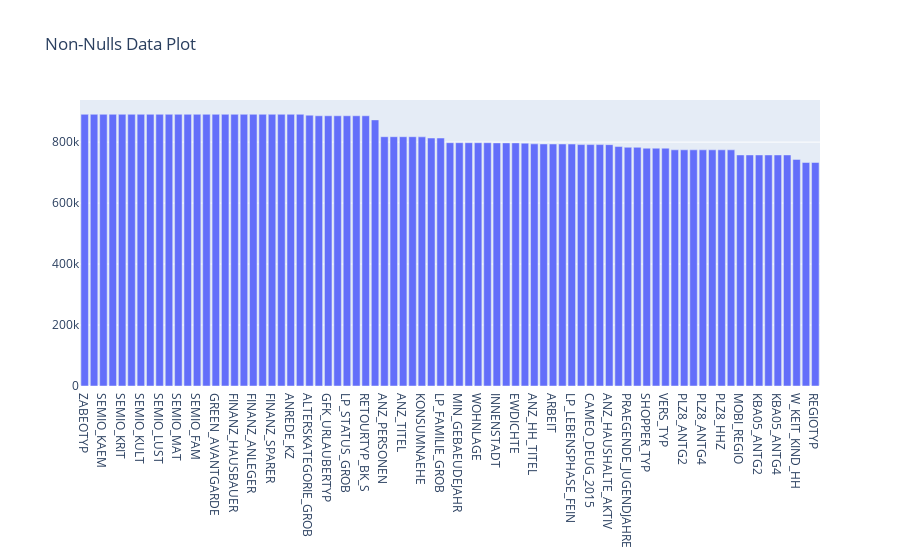

Notebook source saved alongside this figure:
### Markdown cell above
b. Non-Null data

### Code cell
x = non_nulls_df.index
y = non_nulls_df['Total Non Nulls']

plotly.offline.iplot({
    "data": [go.Bar(x=x, y=y )],
        "layout": go.Layout(title="Non-Nulls Data Plot")
})

### Figure 1 — Plotly figure (JSON) as saved in the notebook; plotly's stock layout.template omitted (floating-point values rounded to 4 significant figures)
{"data": [{"type": "bar", "x": ["ZABEOTYP", "SEMIO_TRADV", "SEMIO_KAEM", "SEMIO_DOM", "SEMIO_KRIT", "SEMIO_RAT", "SEMIO_KULT", "SEMIO_ERL", "SEMIO_LUST", "SEMIO_VERT", "SEMIO_MAT", "SEMIO_REL", "SEMIO_FAM", "SEMIO_SOZ", "GREEN_AVANTGARDE", "FINANZTYP", "FINANZ_HAUSBAUER", "FINANZ_UNAUFFAELLIGER", "FINANZ_ANLEGER", "FINANZ_VORSORGER", "FINANZ_SPARER", "FINANZ_MINIMALIST", "ANREDE_KZ", "SEMIO_PFLICHT", "ALTERSKATEGORIE_GROB", "CJT_GESAMTTYP", "GFK_URLAUBERTYP", "LP_STATUS_FEIN", "LP_STATUS_GROB", "ONLINE_AFFINITAET", "RETOURTYP_BK_S", "HH_EINKOMMEN_SCORE", "ANZ_PERSONEN", "SOHO_KZ", "ANZ_TITEL", "WOHNDAUER_2008", "KONSUMNAEHE", "LP_FAMILIE_FEIN", "LP_FAMILIE_GROB", "GEBAEUDETYP", "MIN_GEBAEUDEJAHR", "OST_WEST_KZ", "WOHNLAGE", "GEBAEUDETYP_RASTER", "INNENSTADT", "BALLRAUM", "EWDICHTE", "LP_LEBENSPHASE_GROB", "ANZ_HH_TITEL", "ORTSGR_KLS9", "ARBEIT", "RELAT_AB", "LP_LEBENSPHASE_FEIN", "CAMEO_INTL_2015", "CAMEO_DEUG_2015", "CAMEO_DEU_2015", "ANZ_HAUSHALTE_AKTIV", "KBA13_ANZAHL_PKW", "PRAEGENDE_JUGENDJAHRE", "NATIONALITAET_KZ", "SHOPPER_TYP", "HEALTH_TYP", "VERS_TYP", "PLZ8_ANTG1", "PLZ8_ANTG2", "PLZ8_ANTG3", "PLZ8_ANTG4", "PLZ8_BAUMAX", "PLZ8_HHZ", "PLZ8_GBZ", "MOBI_REGIO", "KBA05_ANTG1", "KBA05_ANTG2", "KBA05_ANTG3", "KBA05_ANTG4", "KBA05_GBZ", "W_KEIT_KIND_HH", "KKK", "REGIOTYP"], "y": [891221, 891221, 891221, 891221, 891221, 891221, 891221, 891221, 891221, 891221, 891221, 891221, 891221, 891221, 891221, 891221, 891221, 891221, 891221, 891221, 891221, 891221, 891221, 891221, 888340, 886367, 886367, 886367, 886367, 886367, 886367, 872873, 817722, 817722, 817722, 817722, 817252, 813429, 813429, 798073, 798073, 798073, 798073, 798066, 797481, 797481, 797481, 796649, 794213, 793947, 793846, 793846, 793589, 791869, 791869, 791869, 791610, 785421, 783057, 782906, 780025, 780025, 780025, 774706, 774706, 774706, 774706, 774706, 774706, 774706, 757897, 757897, 757897, 757897, 757897, 757897, 743233, 733157, 733157]}], "layout": {"title": {"text": "Non-Nulls Data Plot"}}}
